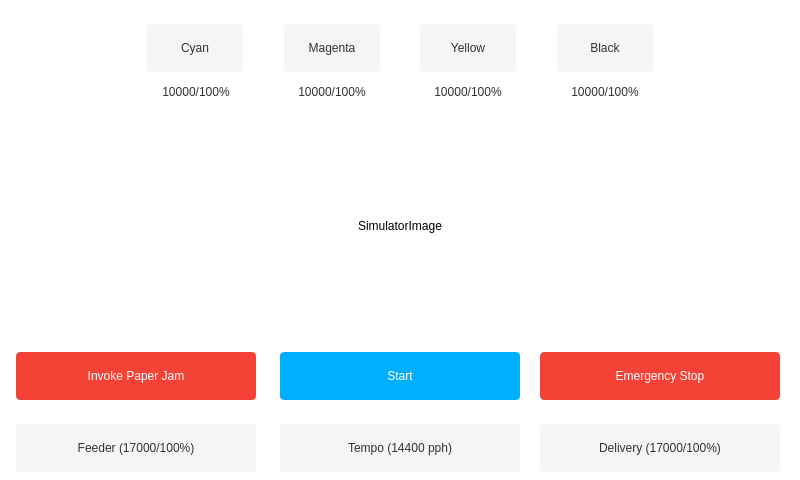
<?xml version="1.0" encoding="UTF-8"?>
<ui version="4.0">
 <class>MachineView</class>
 <widget class="QFrame" name="MachineView">
  <property name="geometry">
   <rect>
    <x>0</x>
    <y>0</y>
    <width>800</width>
    <height>480</height>
   </rect>
  </property>
  <property name="sizePolicy">
   <sizepolicy hsizetype="Fixed" vsizetype="Fixed">
    <horstretch>0</horstretch>
    <verstretch>0</verstretch>
   </sizepolicy>
  </property>
  <property name="windowTitle">
   <string>Frame</string>
  </property>
  <property name="autoFillBackground">
   <bool>false</bool>
  </property>
  <property name="styleSheet">
   <string notr="true">background-color: white;</string>
  </property>
  <widget class="QLabel" name="cyanCount">
   <property name="geometry">
    <rect>
     <x>156</x>
     <y>83</y>
     <width>80</width>
     <height>17</height>
    </rect>
   </property>
   <property name="styleSheet">
    <string notr="true">color: #323232;</string>
   </property>
   <property name="text">
    <string>10000/100%</string>
   </property>
   <property name="alignment">
    <set>Qt::AlignCenter</set>
   </property>
  </widget>
  <widget class="QLabel" name="magentaCount">
   <property name="geometry">
    <rect>
     <x>292</x>
     <y>83</y>
     <width>80</width>
     <height>17</height>
    </rect>
   </property>
   <property name="styleSheet">
    <string notr="true">color: #323232;</string>
   </property>
   <property name="text">
    <string>10000/100%</string>
   </property>
   <property name="alignment">
    <set>Qt::AlignCenter</set>
   </property>
  </widget>
  <widget class="QLabel" name="yellowCount">
   <property name="geometry">
    <rect>
     <x>428</x>
     <y>83</y>
     <width>80</width>
     <height>17</height>
    </rect>
   </property>
   <property name="styleSheet">
    <string notr="true">color: #323232;</string>
   </property>
   <property name="text">
    <string>10000/100%</string>
   </property>
   <property name="alignment">
    <set>Qt::AlignCenter</set>
   </property>
  </widget>
  <widget class="QLabel" name="blackCount">
   <property name="geometry">
    <rect>
     <x>565</x>
     <y>83</y>
     <width>80</width>
     <height>17</height>
    </rect>
   </property>
   <property name="styleSheet">
    <string notr="true">color: #323232;</string>
   </property>
   <property name="text">
    <string>10000/100%</string>
   </property>
   <property name="alignment">
    <set>Qt::AlignCenter</set>
   </property>
  </widget>
  <widget class="QPushButton" name="emergencyStop">
   <property name="geometry">
    <rect>
     <x>540</x>
     <y>352</y>
     <width>240</width>
     <height>48</height>
    </rect>
   </property>
   <property name="styleSheet">
    <string notr="true">color: #ffffff;
border-radius: 4px;
background-color: #f44336</string>
   </property>
   <property name="text">
    <string>Emergency Stop</string>
   </property>
  </widget>
  <widget class="QPushButton" name="paperJam">
   <property name="geometry">
    <rect>
     <x>16</x>
     <y>352</y>
     <width>240</width>
     <height>48</height>
    </rect>
   </property>
   <property name="styleSheet">
    <string notr="true">color: #ffffff;
border-radius: 4px;
background-color: #f44336</string>
   </property>
   <property name="text">
    <string>Invoke Paper Jam</string>
   </property>
  </widget>
  <widget class="QPushButton" name="tempoManage">
   <property name="geometry">
    <rect>
     <x>280</x>
     <y>424</y>
     <width>240</width>
     <height>48</height>
    </rect>
   </property>
   <property name="styleSheet">
    <string notr="true">color: #323232;
border-radius: 4px;
background-color: #f5f5f5</string>
   </property>
   <property name="text">
    <string>Tempo (14400 pph)</string>
   </property>
  </widget>
  <widget class="QPushButton" name="deliverManage">
   <property name="geometry">
    <rect>
     <x>540</x>
     <y>424</y>
     <width>240</width>
     <height>48</height>
    </rect>
   </property>
   <property name="styleSheet">
    <string notr="true">color: #323232;
border-radius: 4px;
background-color: #f5f5f5</string>
   </property>
   <property name="text">
    <string>Delivery (17000/100%)</string>
   </property>
   <property name="flat">
    <bool>false</bool>
   </property>
  </widget>
  <widget class="QPushButton" name="feederManage">
   <property name="geometry">
    <rect>
     <x>16</x>
     <y>424</y>
     <width>240</width>
     <height>48</height>
    </rect>
   </property>
   <property name="styleSheet">
    <string notr="true">color: #323232;
border-radius: 4px;
background-color: #f5f5f5</string>
   </property>
   <property name="text">
    <string>Feeder (17000/100%)</string>
   </property>
  </widget>
  <widget class="QPushButton" name="cyanManage">
   <property name="geometry">
    <rect>
     <x>147</x>
     <y>24</y>
     <width>96</width>
     <height>48</height>
    </rect>
   </property>
   <property name="styleSheet">
    <string notr="true">color: #323232;
border-radius: 4px;
background-color: #f5f5f5</string>
   </property>
   <property name="text">
    <string>Cyan</string>
   </property>
  </widget>
  <widget class="QPushButton" name="magentaManage">
   <property name="geometry">
    <rect>
     <x>284</x>
     <y>24</y>
     <width>96</width>
     <height>48</height>
    </rect>
   </property>
   <property name="styleSheet">
    <string notr="true">color: #323232;
border-radius: 4px;
background-color: #f5f5f5</string>
   </property>
   <property name="text">
    <string>Magenta</string>
   </property>
  </widget>
  <widget class="QPushButton" name="yellowManage">
   <property name="geometry">
    <rect>
     <x>420</x>
     <y>24</y>
     <width>96</width>
     <height>48</height>
    </rect>
   </property>
   <property name="styleSheet">
    <string notr="true">color: #323232;
border-radius: 4px;
background-color: #f5f5f5</string>
   </property>
   <property name="text">
    <string>Yellow</string>
   </property>
  </widget>
  <widget class="QPushButton" name="blackManage">
   <property name="geometry">
    <rect>
     <x>557</x>
     <y>24</y>
     <width>96</width>
     <height>48</height>
    </rect>
   </property>
   <property name="styleSheet">
    <string notr="true">color: #323232;
border-radius: 4px;
background-color: #f5f5f5</string>
   </property>
   <property name="text">
    <string>Black</string>
   </property>
  </widget>
  <widget class="QLabel" name="image">
   <property name="geometry">
    <rect>
     <x>66</x>
     <y>123</y>
     <width>668</width>
     <height>205</height>
    </rect>
   </property>
   <property name="text">
    <string>SimulatorImage</string>
   </property>
   <property name="alignment">
    <set>Qt::AlignCenter</set>
   </property>
  </widget>
  <widget class="QPushButton" name="startButton">
   <property name="geometry">
    <rect>
     <x>280</x>
     <y>352</y>
     <width>240</width>
     <height>48</height>
    </rect>
   </property>
   <property name="styleSheet">
    <string notr="true">color: #ffffff;
border-radius: 4px;
background-color: #00afff</string>
   </property>
   <property name="text">
    <string>Start</string>
   </property>
  </widget>
 </widget>
 <resources/>
 <connections/>
</ui>
